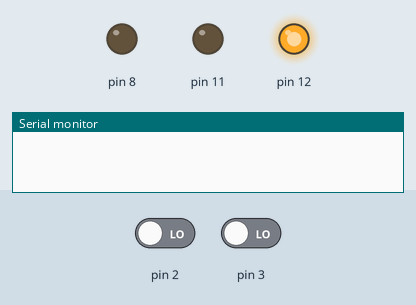
This sketch was run on a simulated Arduino Uno, built with avr-gcc and run on an emulated ATmega328P. Shown: output pins drawn as LEDs (lit = HIGH), the last lines printed to the serial monitor. The inputs (shaded band) are chosen by the test bench; at power-on: pin 2 LOW, pin 3 LOW.

Above: at 1.2 s.
1.3 s: pin 2 driven HIGH
At 2.0 s:
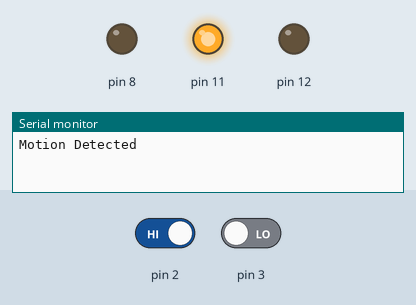
2.8 s: pin 3 driven HIGH
At 4.0 s:
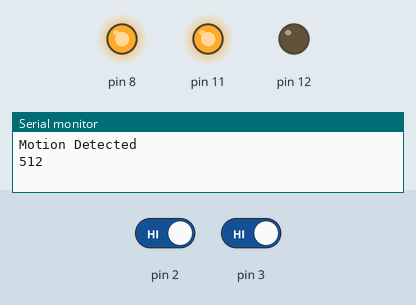
4.3 s: pin 2 driven LOW
At 5.5 s:
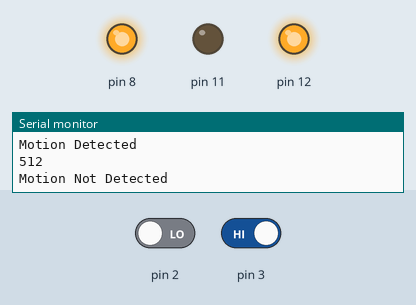
Timing chart, 0 to 7.3 s (numbered marks = the images above; inputs shaded):
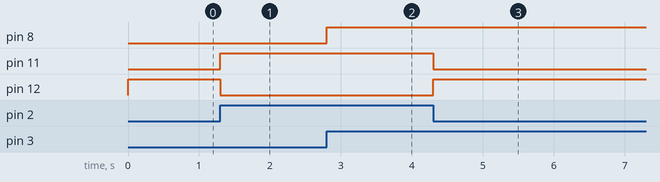

The sketch:

two_Interrupts.ino
```cpp
int Reading;

void setup()
{
  Serial.begin(9600);
  pinMode(8, OUTPUT);
  pinMode(11, OUTPUT);
  pinMode(12, OUTPUT);
  //pinMode(A0, INPUT);
  pinMode(2, INPUT);
  digitalWrite(12, HIGH);

  attachInterrupt(digitalPinToInterrupt(2), detectMotion, CHANGE);
  attachInterrupt(digitalPinToInterrupt(3), detectForce, CHANGE);
}

void loop()
{

}

void detectForce() {
  Reading = analogRead(3);

  int forceThreshold = 500;

  // Add some interval to avoid rapid on/off switching
  int interval = 8;

  if (Reading > forceThreshold + interval) {
    digitalWrite(8, HIGH);
  } else {
    digitalWrite(8, LOW);
  }

  Serial.println(Reading);
}

void detectMotion(){
  if (digitalRead(2)) {
    digitalWrite(11, HIGH);
    delay(250);
    digitalWrite(12, LOW);
    delay(250);
    Serial.println("Motion Detected");
  } else {
    digitalWrite(12, HIGH);
    delay(250);
    digitalWrite(11, LOW);
    delay(250);
    Serial.println("Motion Not Detected");
  }
}
```

Measured:
- after the input at 1.3 s, pin 11: LOW → HIGH at once; pin 12: HIGH → LOW at once
- after the input at 2.8 s, pin 8: LOW → HIGH at once
- after the input at 4.3 s, pin 11: HIGH → LOW at once; pin 12: LOW → HIGH at once
